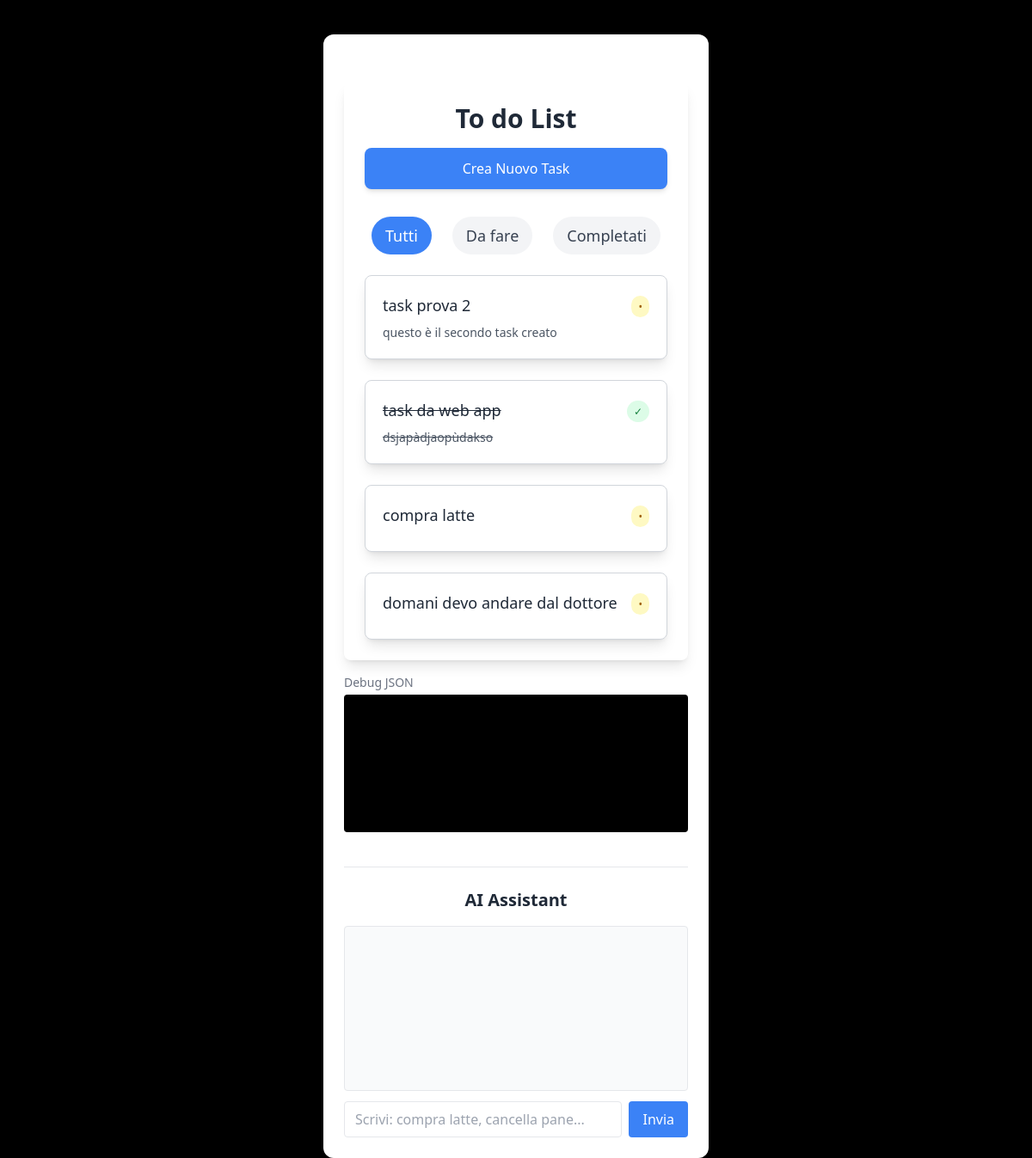
Before: / with the older database file.
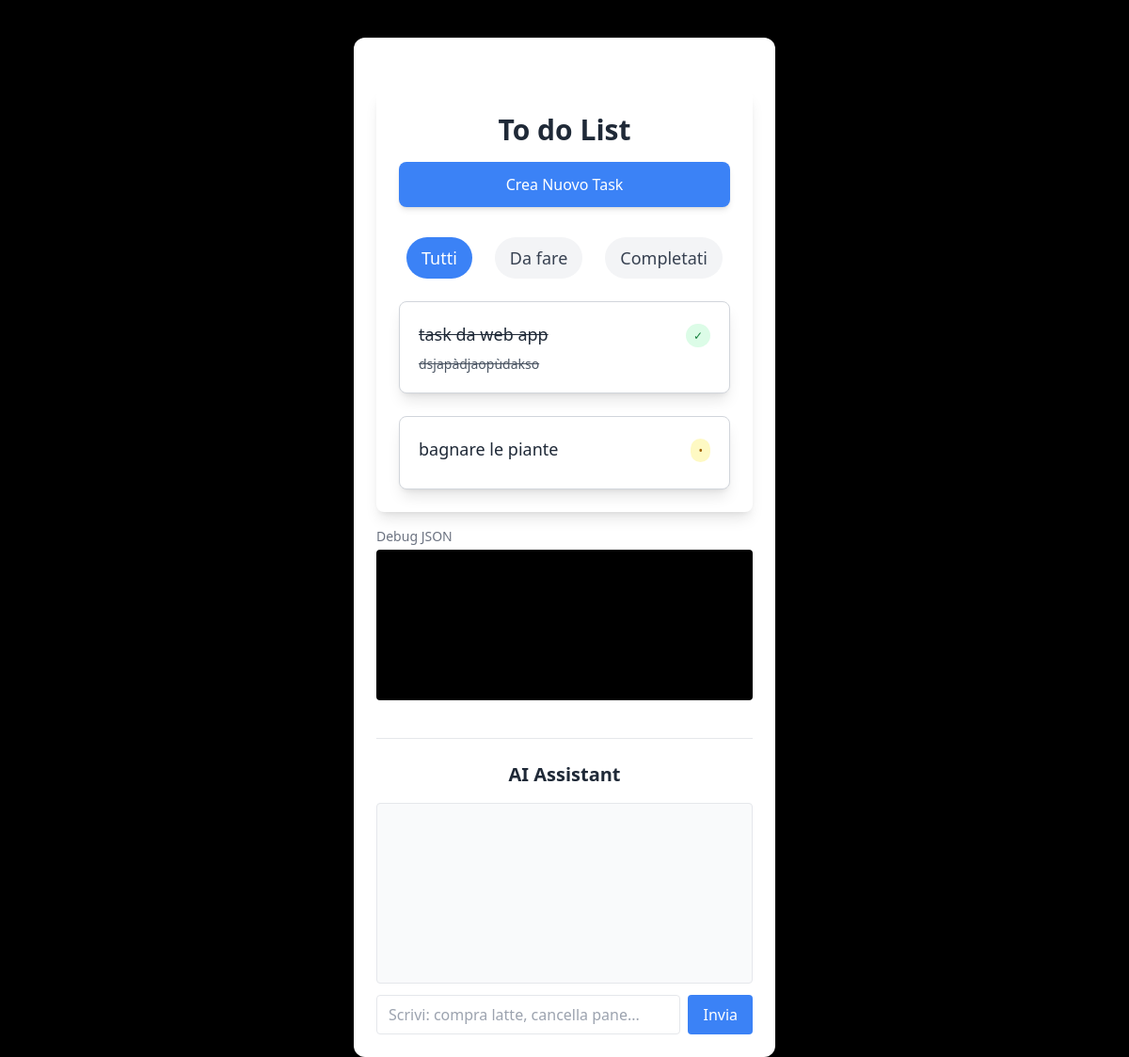
After: the same page with the newer database file.
### tasks/models.py (models this page shows, shortened)
class Task(models.Model):
    author = models.ForeignKey(settings.AUTH_USER_MODEL, on_delete=models.CASCADE)
    title = models.CharField(max_length=200)
    description = models.TextField()
    completed = models.BooleanField(default=False)
    expiration_date = models.DateTimeField(blank=True, null=True)
    created_date = models.DateTimeField(default=timezone.now)
    published_date = models.DateTimeField(blank=True, null=True)

### tasks/views.py (the view)
# urls.py: path('', task_list, name= "task_list"),
def task_list(request):
    filter_param = request.GET.get('filter', 'all')
    if filter_param == 'completed':
        tasks = Task.objects.filter(completed=True)
    elif filter_param == 'incomplete':
        tasks = Task.objects.filter(completed=False)
    else:
        tasks = Task.objects.all()
    return render(request, 'tasks.html', {'tasks': tasks, 'filter_param': filter_param})

### tasks/templates/tasks.html (shortened to what this page needs)
{% extends "base.html" %}
{% block content %}
    <div class="max-w-3xl mx-auto p-6 bg-white shadow-lg rounded-lg mt-8">
        <h1 class="text-3xl font-semibold text-gray-800 mb-4 text-center">To do List</h1>
        <form method="POST" action="{% url 'create_task' %}" class="mb-8">
            <button type="submit" class="w-full py-3 px-6 rounded-lg font-medium transition bg-blue-500 hover:bg-blue-600 text-white shadow-md transform hover:scale-105">
                Crea Nuovo Task
            </button>
        </form>
        <div class="flex justify-center space-x-6 mb-6">
    <a href="?filter=all"
       class="px-4 py-2 text-lg font-medium rounded-full transition-colors duration-300
              {% if filter_param == 'all' %}bg-blue-500 text-white border-blue-500{% else %}bg-gray-100 text-gray-700 border-gray-300 hover:bg-blue-100{% endif %}">
        Tutti
    </a>
    <a href="?filter=incomplete"
       class="px-4 py-2 text-lg font-medium rounded-full transition-colors duration-300
              {% if filter_param == 'incomplete' %}bg-blue-500 text-white border-blue-500{% else %}bg-gray-100 text-gray-700 border-gray-300 hover:bg-blue-100{% endif %}">
        Da fare
    </a>
    <a href="?filter=completed"
       class="px-4 py-2 text-lg font-medium rounded-full transition-colors duration-300
              {% if filter_param == 'completed' %}bg-blue-500 text-white border-blue-500{% else %}bg-gray-100 text-gray-700 border-gray-300 hover:bg-blue-100{% endif %}">
        Completati
    </a>
</div>
        <div class="space-y-6">
            {% for task in tasks %}
                <a href="{% url 'task' task.id %}" class="block p-5 rounded-lg border border-gray-300 bg-white hover:bg-gray-50 transition shadow-lg hover:shadow-2xl">
                    <div class="flex justify-between items-center">
                        <span class="font-medium text-lg text-gray-800 {% if task.completed %}line-through text-gray-400{% endif %}">
                            {{ task.title }}
                        </span>
                        <div>
                            {% if task.completed %}
                                <span class="px-2 py-1 text-xs rounded-full bg-green-100 text-green-700">✓</span>
                            {% else %}
                                <span class="px-2 py-1 text-xs rounded-full bg-yellow-100 text-yellow-700">•</span>
                            {% endif %}
                        </div>
                    </div>
                    <p class="text-sm text-gray-600 mt-2 {% if task.completed %}line-through text-gray-400{% endif %}">
                        {{ task.description }}
                    </p>
                </a>
            {% empty %}
                <p class="text-gray-500 text-center">Nessun task ancora.</p>
            {% endfor %}
        </div>
    </div>
    <div class="mt-4">
    <h3 class="text-sm text-gray-500 mb-1">Debug JSON</h3>
    <pre id="debug-box" class="bg-black text-green-400 text-xs p-3 rounded h-40 overflow-y-auto"></pre>
</div>
    <div class="mt-10 border-t pt-6">
    <h2 class="text-xl font-semibold mb-4 text-gray-800 text-center">AI Assistant</h2>
    <div id="chat-box" class="h-48 overflow-y-auto border rounded p-3 mb-3 bg-gray-50 text-sm">
    </div>
    <div class="flex gap-2">
        <input
            id="chat-input"
            type="text"
            placeholder="Scrivi: compra latte, cancella pane..."
            class="flex-1 border rounded px-3 py-2 focus:outline-none focus:ring-2 focus:ring-blue-400"
        >
        <button
            onclick="sendMessage()"
            class="bg-blue-500 hover:bg-blue-600 text-white px-4 py-2 rounded transition"
        >
            Invia
        </button>
    </div>
</div>
{% endblock %}

### tasks/templates/base.html (shortened to what this page needs)
<!DOCTYPE html>
<html lang="it">
    <head>
        <script src="https://cdn.tailwindcss.com"></script>
    </head>
    <body class="bg-black">
        <div class="max-w-md mx-auto mt-10 bg-white p-6 rounded-xl shadow">
            {% block content %}{% endblock %}
        </div>
    </body>
</html>

Changed rows visible on the page:
removed Task: title "task prova 2", description "questo è il secondo task creato", completed False (drawn)
removed Task: title "compra latte"
removed Task: title "domani devo andare dal dottore"
added Task: title "bagnare le piante"
